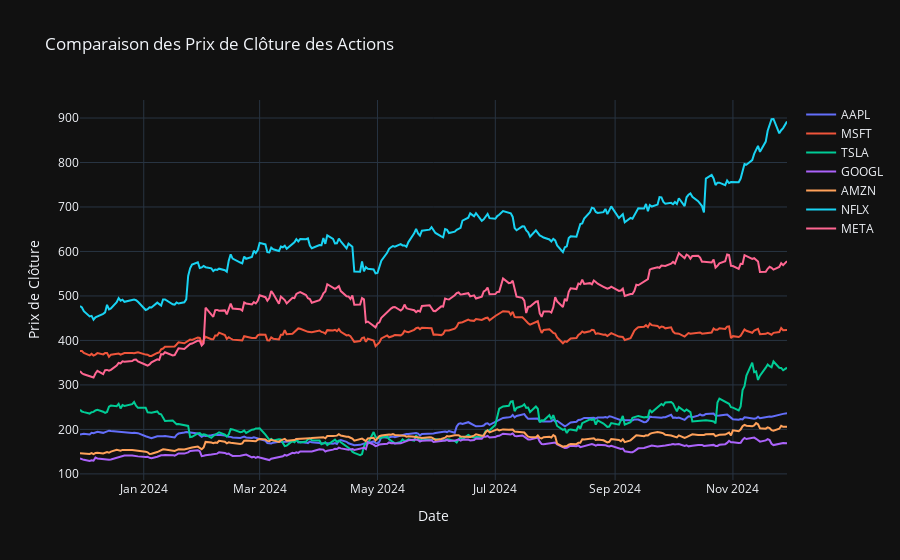

Notebook code for this chart:
### Code cell
import plotly.graph_objects as go

fig = go.Figure()
for action in df_comparaison.columns:
    fig.add_trace(go.Scatter(
        x=df_comparaison.index,
        y=df_comparaison[action],
        mode='lines',
        name=action
    ))

fig.update_layout(
    title="Comparaison des Prix de Clôture des Actions",
    xaxis_title="Date",
    yaxis_title="Prix de Clôture",
    template="plotly_dark",
    hovermode="x unified"
)
fig.show()

### Figure 1 — Plotly figure (JSON) as saved in the notebook; plotly's stock layout.template omitted (floating-point values rounded to 4 significant figures; data arrays with more than 128 entries replaced by an {"elided": "..."} marker saying what was removed)
{"data": [{"mode": "lines", "name": "AAPL", "type": "scatter", "x": {"elided": "253 str values"}, "y": {"elided": "253 float values"}}, {"mode": "lines", "name": "MSFT", "type": "scatter", "x": {"elided": "253 str values"}, "y": {"elided": "253 float values"}}, {"mode": "lines", "name": "TSLA", "type": "scatter", "x": {"elided": "253 str values"}, "y": {"elided": "253 float values"}}, {"mode": "lines", "name": "GOOGL", "type": "scatter", "x": {"elided": "253 str values"}, "y": {"elided": "253 float values"}}, {"mode": "lines", "name": "AMZN", "type": "scatter", "x": {"elided": "253 str values"}, "y": {"elided": "253 float values"}}, {"mode": "lines", "name": "NFLX", "type": "scatter", "x": {"elided": "253 str values"}, "y": {"elided": "253 float values"}}, {"mode": "lines", "name": "META", "type": "scatter", "x": {"elided": "253 str values"}, "y": {"elided": "253 float values"}}], "layout": {"hovermode": "x unified", "title": {"text": "Comparaison des Prix de Clôture des Actions"}, "xaxis": {"title": {"text": "Date"}}, "yaxis": {"title": {"text": "Prix de Clôture"}}}}
